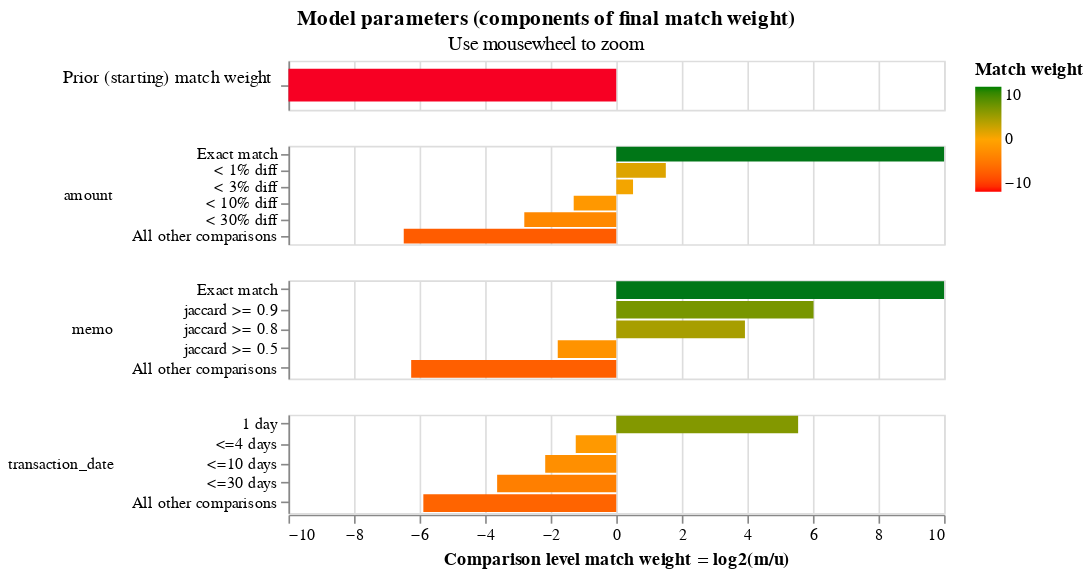

Source (notebook cell):
### Code cell
linker.match_weights_chart()

### Figure 1 — Vega-Lite specification as saved in the notebook (floating-point values rounded to 4 significant figures)
{"$schema": "https://vega.github.io/schema/vega-lite/v5.2.json", "config": {"header": {"title": null}, "mark": {"tooltip": null}, "title": {"anchor": "middle"}, "view": {"height": 60, "width": 400}}, "data": {"values": [{"bayes_factor": 2.206e-05, "bayes_factor_description": "The probability that two random records drawn at random match is 0.000 or one in  45,326.0 records.This is equivalent to a starting match weight of -15.468.", "comparison_name": "probability_two_random_records_match", "comparison_sort_order": -1, "comparison_vector_value": 0, "has_tf_adjustments": false, "is_null_level": false, "label_for_charts": "", "log2_bayes_factor": -15.47, "m_probability": null, "m_probability_description": null, "max_comparison_vector_value": 0, "probability_two_random_records_match": 2.206e-05, "sql_condition": null, "tf_adjustment_column": null, "tf_adjustment_weight": null, "u_probability": null, "u_probability_description": null}, {"bayes_factor": 2862.0, "bayes_factor_description": "If comparison level is `exact match` then comparison is 2,862.00 times more likely to be a match", "comparison_name": "amount", "comparison_sort_order": 0, "comparison_vector_value": 5, "has_tf_adjustments": false, "is_null_level": false, "label_for_charts": "Exact match", "log2_bayes_factor": 11.48, "m_probability": 0.95, "m_probability_description": "Amongst matching record comparisons, 95.00% of records are in the exact match comparison level", "max_comparison_vector_value": 5, "probability_two_random_records_match": 2.206e-05, "sql_condition": "\"amount_l\" = \"amount_r\"", "tf_adjustment_column": null, "tf_adjustment_weight": 1, "u_probability": 0.0003319, "u_probability_description": "Amongst non-matching record comparisons, 0.03% of records are in the exact match comparison level"}, {"bayes_factor": 2.851, "bayes_factor_description": "If comparison level is `< 1% diff` then comparison is 2.85 times more likely to be a match", "comparison_name": "amount", "comparison_sort_order": 0, "comparison_vector_value": 4, "has_tf_adjustments": false, "is_null_level": false, "label_for_charts": "< 1% diff", "log2_bayes_factor": 1.512, "m_probability": 0.01, "m_probability_description": "Amongst matching record comparisons, 1.00% of records are in the < 1% diff comparison level", "max_comparison_vector_value": 5, "probability_two_random_records_match": 2.206e-05, "sql_condition": "abs(amount_l-amount_r)/((amount_l+amount_r)/2) < 0.01", "tf_adjustment_column": null, "tf_adjustment_weight": 1, "u_probability": 0.003507, "u_probability_description": "Amongst non-matching record comparisons, 0.35% of records are in the < 1% diff comparison level"}, {"bayes_factor": 1.426, "bayes_factor_description": "If comparison level is `< 3% diff` then comparison is 1.43 times more likely to be a match", "comparison_name": "amount", "comparison_sort_order": 0, "comparison_vector_value": 3, "has_tf_adjustments": false, "is_null_level": false, "label_for_charts": "< 3% diff", "log2_bayes_factor": 0.5118, "m_probability": 0.01, "m_probability_description": "Amongst matching record comparisons, 1.00% of records are in the < 3% diff comparison level", "max_comparison_vector_value": 5, "probability_two_random_records_match": 2.206e-05, "sql_condition": "abs(amount_l-amount_r)/((amount_l+amount_r)/2) < 0.03", "tf_adjustment_column": null, "tf_adjustment_weight": 1, "u_probability": 0.007014, "u_probability_description": "Amongst non-matching record comparisons, 0.70% of records are in the < 3% diff comparison level"}, {"bayes_factor": 0.4065, "bayes_factor_description": "If comparison level is `< 10% diff` then comparison is  2.46 times less likely to be a match", "comparison_name": "amount", "comparison_sort_order": 0, "comparison_vector_value": 2, "has_tf_adjustments": false, "is_null_level": false, "label_for_charts": "< 10% diff", "log2_bayes_factor": -1.299, "m_probability": 0.01, "m_probability_description": "Amongst matching record comparisons, 1.00% of records are in the < 10% diff comparison level", "max_comparison_vector_value": 5, "probability_two_random_records_match": 2.206e-05, "sql_condition": "abs(amount_l-amount_r)/((amount_l+amount_r)/2) < 0.10", "tf_adjustment_column": null, "tf_adjustment_weight": 1, "u_probability": 0.0246, "u_probability_description": "Amongst non-matching record comparisons, 2.46% of records are in the < 10% diff comparison level"}, {"bayes_factor": 0.143, "bayes_factor_description": "If comparison level is `< 30% diff` then comparison is  6.99 times less likely to be a match", "comparison_name": "amount", "comparison_sort_order": 0, "comparison_vector_value": 1, "has_tf_adjustments": false, "is_null_level": false, "label_for_charts": "< 30% diff", "log2_bayes_factor": -2.806, "m_probability": 0.01, "m_probability_description": "Amongst matching record comparisons, 1.00% of records are in the < 30% diff comparison level", "max_comparison_vector_value": 5, "probability_two_random_records_match": 2.206e-05, "sql_condition": "abs(amount_l-amount_r)/((amount_l+amount_r)/2) < 0.30", "tf_adjustment_column": null, "tf_adjustment_weight": 1, "u_probability": 0.06991, "u_probability_description": "Amongst non-matching record comparisons, 6.99% of records are in the < 30% diff comparison level"}, {"bayes_factor": 0.01118, "bayes_factor_description": "If comparison level is `all other comparisons` then comparison is  89.46 times less likely to be a match", "comparison_name": "amount", "comparison_sort_order": 0, "comparison_vector_value": 0, "has_tf_adjustments": false, "is_null_level": false, "label_for_charts": "All other comparisons", "log2_bayes_factor": -6.483, "m_probability": 0.01, "m_probability_description": "Amongst matching record comparisons, 1.00% of records are in the all other comparisons comparison level", "max_comparison_vector_value": 5, "probability_two_random_records_match": 2.206e-05, "sql_condition": "ELSE", "tf_adjustment_column": null, "tf_adjustment_weight": 1, "u_probability": 0.8946, "u_probability_description": "Amongst non-matching record comparisons, 89.46% of records are in the all other comparisons comparison level"}, {"bayes_factor": 2786.0, "bayes_factor_description": "If comparison level is `exact match` then comparison is 2,786.06 times more likely to be a match", "comparison_name": "memo", "comparison_sort_order": 1, "comparison_vector_value": 4, "has_tf_adjustments": false, "is_null_level": false, "label_for_charts": "Exact match", "log2_bayes_factor": 11.44, "m_probability": 0.95, "m_probability_description": "Amongst matching record comparisons, 95.00% of records are in the exact match comparison level", "max_comparison_vector_value": 4, "probability_two_random_records_match": 2.206e-05, "sql_condition": "\"memo_l\" = \"memo_r\"", "tf_adjustment_column": null, "tf_adjustment_weight": 1, "u_probability": 0.000341, "u_probability_description": "Amongst non-matching record comparisons, 0.03% of records are in the exact match comparison level"}, {"bayes_factor": 64.83, "bayes_factor_description": "If comparison level is `jaccard >= 0.9` then comparison is 64.83 times more likely to be a match", "comparison_name": "memo", "comparison_sort_order": 1, "comparison_vector_value": 3, "has_tf_adjustments": false, "is_null_level": false, "label_for_charts": "jaccard >= 0.9", "log2_bayes_factor": 6.019, "m_probability": 0.0125, "m_probability_description": "Amongst matching record comparisons, 1.25% of records are in the jaccard >= 0.9 comparison level", "max_comparison_vector_value": 4, "probability_two_random_records_match": 2.206e-05, "sql_condition": "jaccard(\"memo_l\", \"memo_r\") >= 0.9", "tf_adjustment_column": null, "tf_adjustment_weight": 1, "u_probability": 0.0001928, "u_probability_description": "Amongst non-matching record comparisons, 0.02% of records are in the jaccard >= 0.9 comparison level"}, {"bayes_factor": 15.19, "bayes_factor_description": "If comparison level is `jaccard >= 0.8` then comparison is 15.19 times more likely to be a match", "comparison_name": "memo", "comparison_sort_order": 1, "comparison_vector_value": 2, "has_tf_adjustments": false, "is_null_level": false, "label_for_charts": "jaccard >= 0.8", "log2_bayes_factor": 3.925, "m_probability": 0.0125, "m_probability_description": "Amongst matching record comparisons, 1.25% of records are in the jaccard >= 0.8 comparison level", "max_comparison_vector_value": 4, "probability_two_random_records_match": 2.206e-05, "sql_condition": "jaccard(\"memo_l\", \"memo_r\") >= 0.8", "tf_adjustment_column": null, "tf_adjustment_weight": 1, "u_probability": 0.0008227, "u_probability_description": "Amongst non-matching record comparisons, 0.08% of records are in the jaccard >= 0.8 comparison level"}, {"bayes_factor": 0.2901, "bayes_factor_description": "If comparison level is `jaccard >= 0.5` then comparison is  3.45 times less likely to be a match", "comparison_name": "memo", "comparison_sort_order": 1, "comparison_vector_value": 1, "has_tf_adjustments": false, "is_null_level": false, "label_for_charts": "jaccard >= 0.5", "log2_bayes_factor": -1.785, "m_probability": 0.0125, "m_probability_description": "Amongst matching record comparisons, 1.25% of records are in the jaccard >= 0.5 comparison level", "max_comparison_vector_value": 4, "probability_two_random_records_match": 2.206e-05, "sql_condition": "jaccard(\"memo_l\", \"memo_r\") >= 0.5", "tf_adjustment_column": null, "tf_adjustment_weight": 1, "u_probability": 0.04309, "u_probability_description": "Amongst non-matching record comparisons, 4.31% of records are in the jaccard >= 0.5 comparison level"}, {"bayes_factor": 0.01308, "bayes_factor_description": "If comparison level is `all other comparisons` then comparison is  76.44 times less likely to be a match", "comparison_name": "memo", "comparison_sort_order": 1, "comparison_vector_value": 0, "has_tf_adjustments": false, "is_null_level": false, "label_for_charts": "All other comparisons", "log2_bayes_factor": -6.256, "m_probability": 0.0125, "m_probability_description": "Amongst matching record comparisons, 1.25% of records are in the all other comparisons comparison level", "max_comparison_vector_value": 4, "probability_two_random_records_match": 2.206e-05, "sql_condition": "ELSE", "tf_adjustment_column": null, "tf_adjustment_weight": 1, "u_probability": 0.9556, "u_probability_description": "Amongst non-matching record comparisons, 95.56% of records are in the all other comparisons comparison level"}, {"bayes_factor": 46.79, "bayes_factor_description": "If comparison level is `1 day` then comparison is 46.79 times more likely to be a match", "comparison_name": "transaction_date", "comparison_sort_order": 2, "comparison_vector_value": 4, "has_tf_adjustments": false, "is_null_level": false, "label_for_charts": "1 day", "log2_bayes_factor": 5.548, "m_probability": 0.95, "m_probability_description": "Amongst matching record comparisons, 95.00% of records are in the 1 day comparison level", "max_comparison_vector_value": 4, "probability_two_random_records_match": 2.206e-05, "sql_condition": "transaction_date_r - transaction_date_l <= 1 and transaction_date_r >= transaction_date_l", "tf_adjustment_column": null, "tf_adjustment_weight": 1, "u_probability": 0.0203, "u_probability_description": "Amongst non-matching record comparisons, 2.03% of records are in the 1 day comparison level"}, {"bayes_factor": 0.4245, "bayes_factor_description": "If comparison level is `<=4 days` then comparison is  2.36 times less likely to be a match", "comparison_name": "transaction_date", "comparison_sort_order": 2, "comparison_vector_value": 3, "has_tf_adjustments": false, "is_null_level": false, "label_for_charts": "<=4 days", "log2_bayes_factor": -1.236, "m_probability": 0.0125, "m_probability_description": "Amongst matching record comparisons, 1.25% of records are in the <=4 days comparison level", "max_comparison_vector_value": 4, "probability_two_random_records_match": 2.206e-05, "sql_condition": "transaction_date_r - transaction_date_l <= 4 and transaction_date_r >= transaction_date_l", "tf_adjustment_column": null, "tf_adjustment_weight": 1, "u_probability": 0.02944, "u_probability_description": "Amongst non-matching record comparisons, 2.94% of records are in the <=4 days comparison level"}, {"bayes_factor": 0.2226, "bayes_factor_description": "If comparison level is `<=10 days` then comparison is  4.49 times less likely to be a match", "comparison_name": "transaction_date", "comparison_sort_order": 2, "comparison_vector_value": 2, "has_tf_adjustments": false, "is_null_level": false, "label_for_charts": "<=10 days", "log2_bayes_factor": -2.167, "m_probability": 0.0125, "m_probability_description": "Amongst matching record comparisons, 1.25% of records are in the <=10 days comparison level", "max_comparison_vector_value": 4, "probability_two_random_records_match": 2.206e-05, "sql_condition": "transaction_date_r - transaction_date_l <= 10 and transaction_date_r >= transaction_date_l", "tf_adjustment_column": null, "tf_adjustment_weight": 1, "u_probability": 0.05615, "u_probability_description": "Amongst non-matching record comparisons, 5.62% of records are in the <=10 days comparison level"}, {"bayes_factor": 0.08054, "bayes_factor_description": "If comparison level is `<=30 days` then comparison is  12.42 times less likely to be a match", "comparison_name": "transaction_date", "comparison_sort_order": 2, "comparison_vector_value": 1, "has_tf_adjustments": false, "is_null_level": false, "label_for_charts": "<=30 days", "log2_bayes_factor": -3.634, "m_probability": 0.0125, "m_probability_description": "Amongst matching record comparisons, 1.25% of records are in the <=30 days comparison level", "max_comparison_vector_value": 4, "probability_two_random_records_match": 2.206e-05, "sql_condition": "transaction_date_r - transaction_date_l <= 30 and transaction_date_r >= transaction_date_l", "tf_adjustment_column": null, "tf_adjustment_weight": 1, "u_probability": 0.1552, "u_probability_description": "Amongst non-matching record comparisons, 15.52% of records are in the <=30 days comparison level"}, {"bayes_factor": 0.01692, "bayes_factor_description": "If comparison level is `all other comparisons` then comparison is  59.11 times less likely to be a match", "comparison_name": "transaction_date", "comparison_sort_order": 2, "comparison_vector_value": 0, "has_tf_adjustments": false, "is_null_level": false, "label_for_charts": "All other comparisons", "log2_bayes_factor": -5.885, "m_probability": 0.0125, "m_probability_description": "Amongst matching record comparisons, 1.25% of records are in the all other comparisons comparison level", "max_comparison_vector_value": 4, "probability_two_random_records_match": 2.206e-05, "sql_condition": "ELSE", "tf_adjustment_column": null, "tf_adjustment_weight": 1, "u_probability": 0.7389, "u_probability_description": "Amongst non-matching record comparisons, 73.89% of records are in the all other comparisons comparison level"}]}, "resolve": {"axis": {"y": "independent"}, "scale": {"y": "independent"}}, "selection": {"zoom_selector": {"bind": "scales", "encodings": ["x"], "type": "interval"}}, "title": {"subtitle": "Use mousewheel to zoom", "text": "Model parameters (components of final match weight)"}, "vconcat": [{"encoding": {"color": {"field": "log2_bayes_factor", "scale": {"domain": [-10, 0, 10], "range": ["red", "orange", "green"]}, "title": "Match weight", "type": "quantitative"}, "tooltip": [{"field": "comparison_name", "title": "Comparison name", "type": "nominal"}, {"field": "probability_two_random_records_match", "format": ".4f", "title": "Probability two random records match", "type": "nominal"}, {"field": "log2_bayes_factor", "format": ",.4f", "title": "Equivalent match weight", "type": "quantitative"}, {"field": "bayes_factor_description", "title": "Match weight description", "type": "nominal"}], "x": {"axis": {"domain": false, "labels": false, "ticks": false, "title": ""}, "field": "log2_bayes_factor", "scale": {"domain": [-10, 10]}, "type": "quantitative"}, "y": {"axis": {"title": "Prior (starting) match weight", "titleAlign": "right", "titleAngle": 0, "titleFontWeight": "normal"}, "field": "label_for_charts", "sort": {"field": "comparison_vector_value", "order": "descending"}, "type": "nominal"}}, "height": 30, "mark": {"clip": true, "height": 20, "type": "bar"}, "selection": {"zoom_selector": {"bind": "scales", "encodings": ["x"], "type": "interval"}}, "transform": [{"filter": "(datum.comparison_name == 'probability_two_random_records_match')"}]}, {"encoding": {"color": {"field": "log2_bayes_factor", "scale": {"domain": [-10, 0, 10], "range": ["red", "orange", "green"]}, "title": "Match weight", "type": "quantitative"}, "row": {"field": "comparison_name", "header": {"labelAlign": "left", "labelAnchor": "middle", "labelAngle": 0}, "sort": {"field": "comparison_sort_order"}, "type": "nominal"}, "tooltip": [{"field": "comparison_name", "title": "Comparison name", "type": "nominal"}, {"field": "label_for_charts", "title": "Label", "type": "ordinal"}, {"field": "sql_condition", "title": "SQL condition", "type": "nominal"}, {"field": "m_probability", "format": ".4f", "title": "M probability", "type": "quantitative"}, {"field": "u_probability", "format": ".4f", "title": "U probability", "type": "quantitative"}, {"field": "bayes_factor", "format": ",.4f", "title": "Bayes factor = m/u", "type": "quantitative"}, {"field": "log2_bayes_factor", "format": ",.4f", "title": "Match weight = log2(m/u)", "type": "quantitative"}, {"field": "bayes_factor_description", "title": "Match weight description", "type": "nominal"}], "x": {"axis": {"title": "Comparison level match weight = log2(m/u)"}, "field": "log2_bayes_factor", "scale": {"domain": [-10, 10]}, "type": "quantitative"}, "y": {"axis": {"title": null}, "field": "label_for_charts", "sort": {"field": "comparison_vector_value", "order": "descending"}, "type": "nominal"}}, "mark": {"clip": true, "type": "bar"}, "resolve": {"axis": {"y": "independent"}, "scale": {"y": "independent"}}, "selection": {"zoom_selector": {"bind": "scales", "encodings": ["x"], "type": "interval"}}, "transform": [{"filter": "(datum.comparison_name != 'probability_two_random_records_match')"}]}]}
